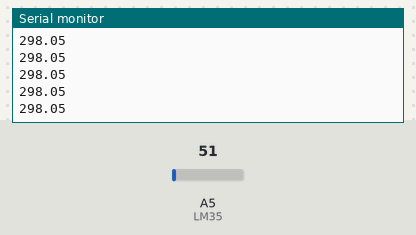
A sketch run on a simulated Arduino Uno, built with avr-gcc and run on an emulated ATmega328P. Shown: the last lines printed to the serial monitor. Inputs (shaded band) come from the test bench; at power-on: A5 (LM35) = 51.

Above: at 1.2 s.
1.3 s: A5 (LM35) set to 61
At 1.33 s:
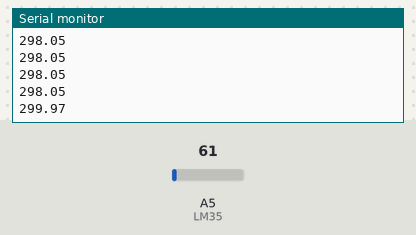
2.8 s: A5 (LM35) set to 71
At 2.83 s:
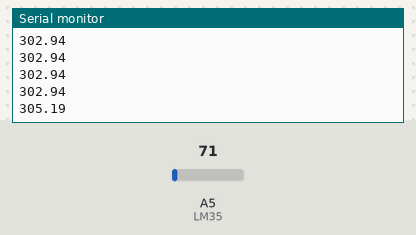
Timing chart, 0 to 5.8 s (numbered marks = the images above; inputs shaded):
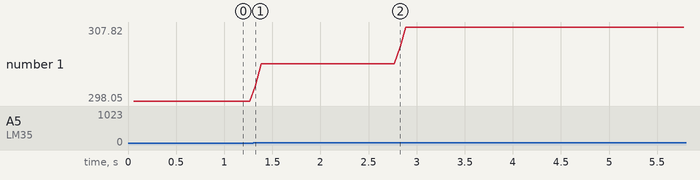

Measured:
- after the input at 1.3 s, the serial monitor: prints a new line at once (image 1)
- after the input at 2.8 s, the serial monitor: prints a new line at once (image 2)
- plotted number 1: 298.05 → 302.94 after the input at 1.3 s, 302.94 → 307.82 after the input at 2.8 s

The sketch:

LM35.ino
```cpp
/*
 * Temperature Sensor
 *
 *  CONVERTION A/D TO TEMPERATURE
 *  (Au)(5V/1024u)*(1°C/10^-2V) = A*(500/1024) °C
 *
*/

//THERMOMETER PIN NUMBERS
const int LM35 = A5;

//THERMOMETER
float T;              //STORES TEMPERATURE MEASUREMENT
float CTOK = 273.15;  //CONVERSION °C TO KELVIN

//MEASURING TIME
unsigned long time_Start = 0;
unsigned long time_Finish;

void setup() {
  //SET THE PINS MODE
  pinMode(LM35, INPUT);

  //ALLOWS DATA TRANSFER TO SERIAL MONITOR
  Serial.begin(9600);
}

void loop() {

  //READ THE LM35 SENSOR AVERAGE VALUE AS TEMPERATURE IN °C
  int max_Promedio = 500;
  int i = 1;
  float T_Sum = 0.;
  while(i <= max_Promedio){
    T = analogRead(LM35);
    T_Sum += T;
    if(i == max_Promedio){
      T = T_Sum*(500./1024.)/i;
    }
    i++;

  }

  //PRINT TEMPERATURE IN °C OR K
  Serial.println(T + CTOK);
}
```
